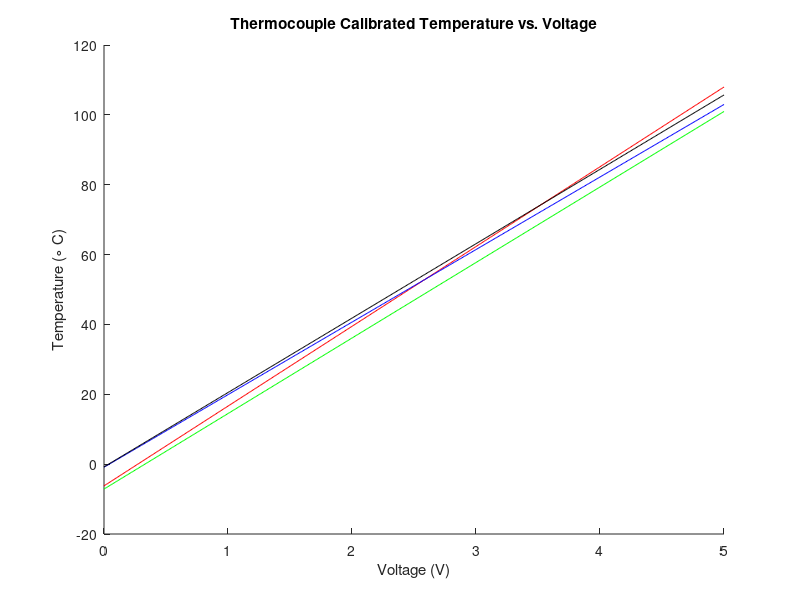

Reproduce this figure in MATLAB.
function plotThermocoupleCalibrations
% Thermocouple Checker

V = linspace(0,5,500);

figure;
hold on;
title('Thermocouple Calibrated Temperature vs. Voltage');
xlabel('Voltage (V)');
ylabel('Temperature (\circ C)');
plot(V, A0(V), 'r-');
plot(V, A1(V), 'b-');
plot(V, A2(V), 'g-');
plot(V, A3(V), 'k-');



end

function temp = A0(voltage)
    temp = 22.84*voltage - 6.2214;
end

function temp = A1(voltage)
    temp = 20.772*voltage - 0.8809;
end

function temp = A2(voltage)
    temp = 21.621*voltage - 7.1351;
end

function temp = A3(voltage)
    temp = 21.3*voltage - 0.795;
end